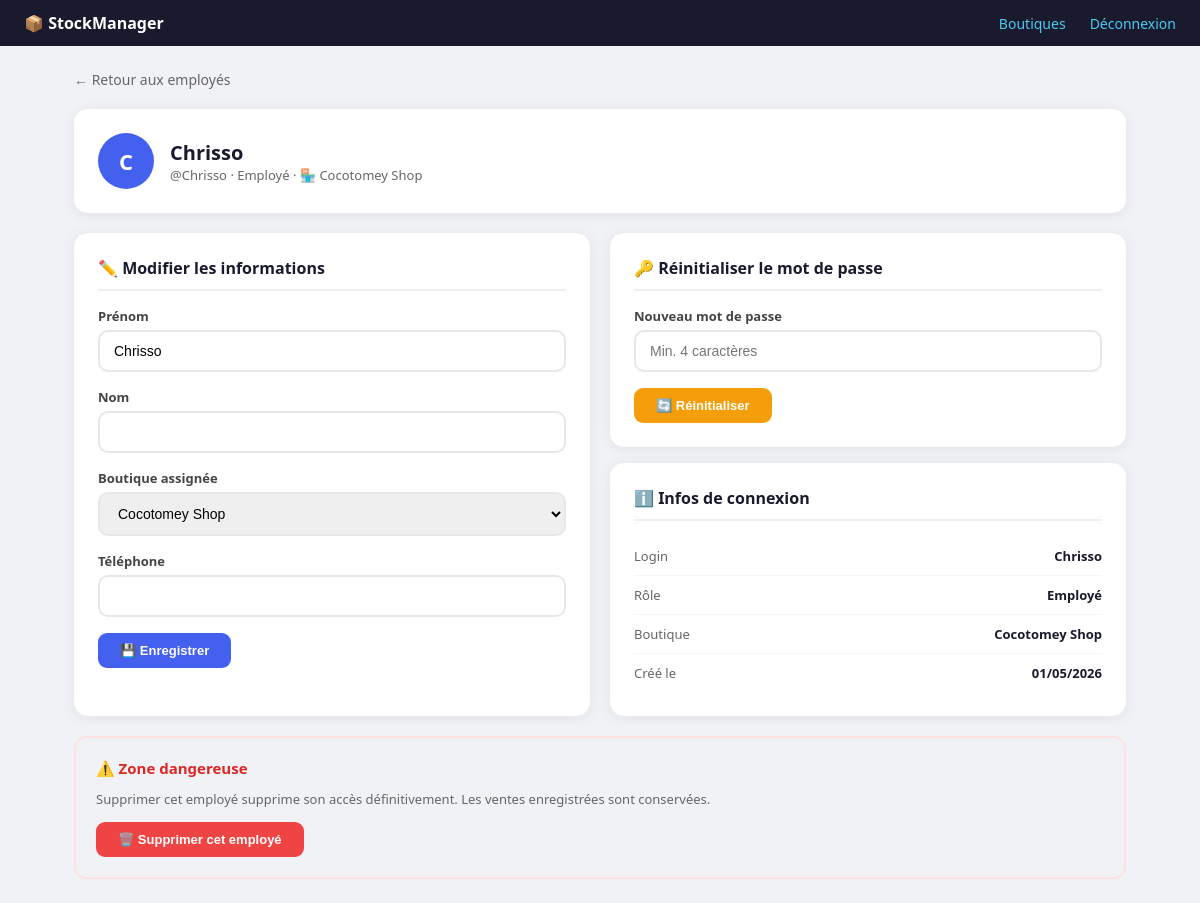
Page /employes/4/ (signed in) on the committed database.
### stock/models.py (models this page shows, shortened)
class ProfilEmploye(models.Model):
    ROLE_CHOICES = [
        ('proprietaire', 'Propriétaire'),
        ('employe', 'Employé'),
    ]
    user = models.OneToOneField(User, on_delete=models.CASCADE, related_name='profil')
    boutique = models.ForeignKey(
        Boutique,
        on_delete=models.SET_NULL,
        null=True, blank=True,
        related_name='employes'
    )
    role = models.CharField(max_length=20, choices=ROLE_CHOICES, default='employe')
    telephone = models.CharField(max_length=20, blank=True)
    @property
    def est_proprietaire(self):
        return self.role == 'proprietaire'

class Boutique(models.Model):
    nom = models.CharField(max_length=100)
    adresse = models.CharField(max_length=255, blank=True)
    telephone = models.CharField(max_length=20, blank=True)
    proprietaire = models.ForeignKey(
        User,
        on_delete=models.CASCADE,
        related_name='boutiques'
    )
    date_creation = models.DateTimeField(auto_now_add=True)
    est_active = models.BooleanField(default=True)
    class Meta:
        verbose_name = "Boutique"
        ordering = ['nom']

### stock/views.py (the view, shortened to what this page needs)
# urls.py: path('employes/<int:employe_id>/', views.employe_detail, name='employe_detail'),
@login_required
@proprietaire_requis
def employe_detail(request, employe_id):
    boutiques = Boutique.objects.filter(proprietaire=request.user)
    profil = get_object_or_404(
        ProfilEmploye,
        id=employe_id,
        boutique__in=boutiques,
        role='employe'
    )
    return render(request, 'stock/employe_detail.html', {
        'profil': profil,
        'boutiques': boutiques,
    })

### stock/views.py (called while the page is built)
def proprietaire_requis(view_func):
    @wraps(view_func)
    def wrapper(request, *args, **kwargs):
        try:
            profil = request.user.profil
        except Exception:
            raise PermissionDenied
        if not profil.est_proprietaire:
            messages.error(request, "Accès réservé au propriétaire.")
            return redirect('pos')  # L'employé atterrit sur la caisse
        return view_func(request, *args, **kwargs)
    return wrapper

### stock/templates/stock/employe_detail.html (shortened to what this page needs)
{% extends 'stock/base.html' %}
{% block content %}
<a href="{% url 'employes_liste' %}" style="color:#666; font-size:14px; text-decoration:none; display:block; margin-bottom:20px;">← Retour aux employés</a>
<div style="background:white; border-radius:14px; padding:24px; margin-bottom:20px; box-shadow:0 2px 14px rgba(0,0,0,.07); display:flex; align-items:center; gap:16px;">
    <div style="width:56px; height:56px; border-radius:50%; background:#4361ee; color:white; display:flex; align-items:center; justify-content:center; font-size:22px; font-weight:700;">
        {{ profil.user.username|first|upper }}
    </div>
    <div>
        <h1 style="font-size:20px;">{{ profil.user.get_full_name|default:profil.user.username }}</h1>
        <p style="color:#666; font-size:13px;">@{{ profil.user.username }} · Employé · 🏪 {{ profil.boutique.nom|default:"Non assigné" }}</p>
    </div>
</div>
<div class="grid">
    <div class="card">
        <h2>✏️ Modifier les informations</h2>
        <form method="post">
            <div class="form-group">
                <label>Prénom</label>
                <input type="text" name="prenom" value="{{ profil.user.first_name }}">
            </div>
            <div class="form-group">
                <label>Nom</label>
                <input type="text" name="nom" value="{{ profil.user.last_name }}">
            </div>
            <div class="form-group">
                <label>Boutique assignée</label>
                <select name="boutique_id">
                    {% for b in boutiques %}
                    <option value="{{ b.id }}" {% if profil.boutique.id == b.id %}selected{% endif %}>{{ b.nom }}</option>
                    {% endfor %}
                </select>
            </div>
            <div class="form-group">
                <label>Téléphone</label>
                <input type="text" name="telephone" value="{{ profil.telephone }}">
            </div>
            <button type="submit" class="btn btn-primary">💾 Enregistrer</button>
        </form>
    </div>
    <div>
        <div class="card" style="margin-bottom:16px;">
            <h2>🔑 Réinitialiser le mot de passe</h2>
            <form method="post">
                <div class="form-group">
                    <label>Nouveau mot de passe</label>
                    <input type="text" name="nouveau_mdp" placeholder="Min. 4 caractères">
                </div>
                <button type="submit" class="btn btn-warning">🔄 Réinitialiser</button>
            </form>
        </div>
        <div class="card">
            <h2>ℹ️ Infos de connexion</h2>
            <div class="info-row">
                <span class="lbl">Login</span>
                <span class="val">{{ profil.user.username }}</span>
            </div>
            <div class="info-row">
                <span class="lbl">Rôle</span>
                <span class="val">Employé</span>
            </div>
            <div class="info-row">
                <span class="lbl">Boutique</span>
                <span class="val">{{ profil.boutique.nom|default:"—" }}</span>
            </div>
            <div class="info-row">
                <span class="lbl">Créé le</span>
                <span class="val">{{ profil.user.date_joined|date:"d/m/Y" }}</span>
            </div>
        </div>
    </div>
</div>
<div class="danger-zone">
    <h3>⚠️ Zone dangereuse</h3>
    <p style="font-size:13px; color:#666; margin-bottom:14px;">
        Supprimer cet employé supprime son accès définitivement. Les ventes enregistrées sont conservées.
    </p>
    <form method="post" onsubmit="return confirm('Supprimer {{ profil.user.username }} ? Cette action est irréversible.')">
        <button type="submit" class="btn btn-danger">🗑️ Supprimer cet employé</button>
    </form>
</div>
{% endblock %}

### stock/templates/stock/base.html (style rules this page uses)
* { box-sizing: border-box; margin: 0; padding: 0; }
body { font-family: 'Segoe UI', sans-serif; background: #f0f2f5; color: #1a1a2e; }

### stock/templates/stock/employe_detail.html (style rules this page uses)
.grid { display:grid; grid-template-columns:1fr 1fr; gap:20px; }
.card { background:white; border-radius:14px; padding:24px; box-shadow:0 2px 14px rgba(0,0,0,.07); }
.card h2 { font-size:16px; font-weight:700; margin-bottom:16px; padding-bottom:10px; border-bottom:2px solid #f0f0f0; }
.form-group { margin-bottom:16px; }
.form-group label { display:block; font-size:13px; font-weight:600; margin-bottom:5px; color:#444; }
.form-group input, .form-group select { width:100%; padding:11px 14px; border:2px solid #e5e7eb; border-radius:10px; font-size:14px; }
.btn { padding:10px 22px; border:none; border-radius:9px; font-size:13px; font-weight:600; cursor:pointer; }
.btn-primary { background:#4361ee; color:white; }
.btn-warning { background:#f59e0b; color:white; }
.btn-danger { background:#ef4444; color:white; }
.info-row { display:flex; justify-content:space-between; padding:10px 0; border-bottom:1px solid #f5f5f5; font-size:13px; }
.info-row:last-child { border-bottom:none; }
.info-row .lbl { color:#666; }
.info-row .val { font-weight:600; }
.danger-zone { border:2px solid #fee2e2; border-radius:12px; padding:20px; margin-top:20px; }
.danger-zone h3 { color:#dc2626; font-size:15px; margin-bottom:12px; }

### rows in the picture
ProfilEmploye: user.username|first "C", user.get_full_name "Chrisso", user.username "Chrisso", boutique.nom "Cocotomey Shop", prenom "Chrisso", boutique_id "Cocotomey Shop", user.date_joined "01/05/2026"
